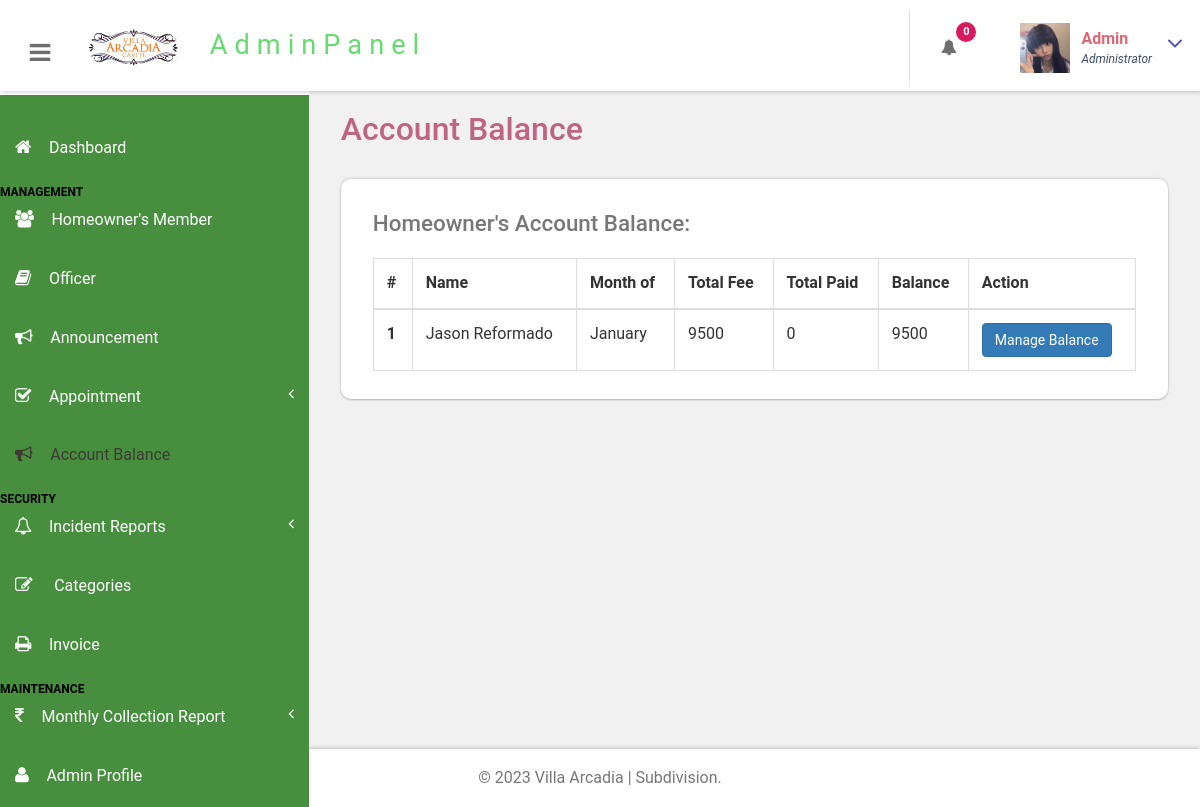
Page /portal/admin/monthly_record.php (signed in) on the earlier database version.
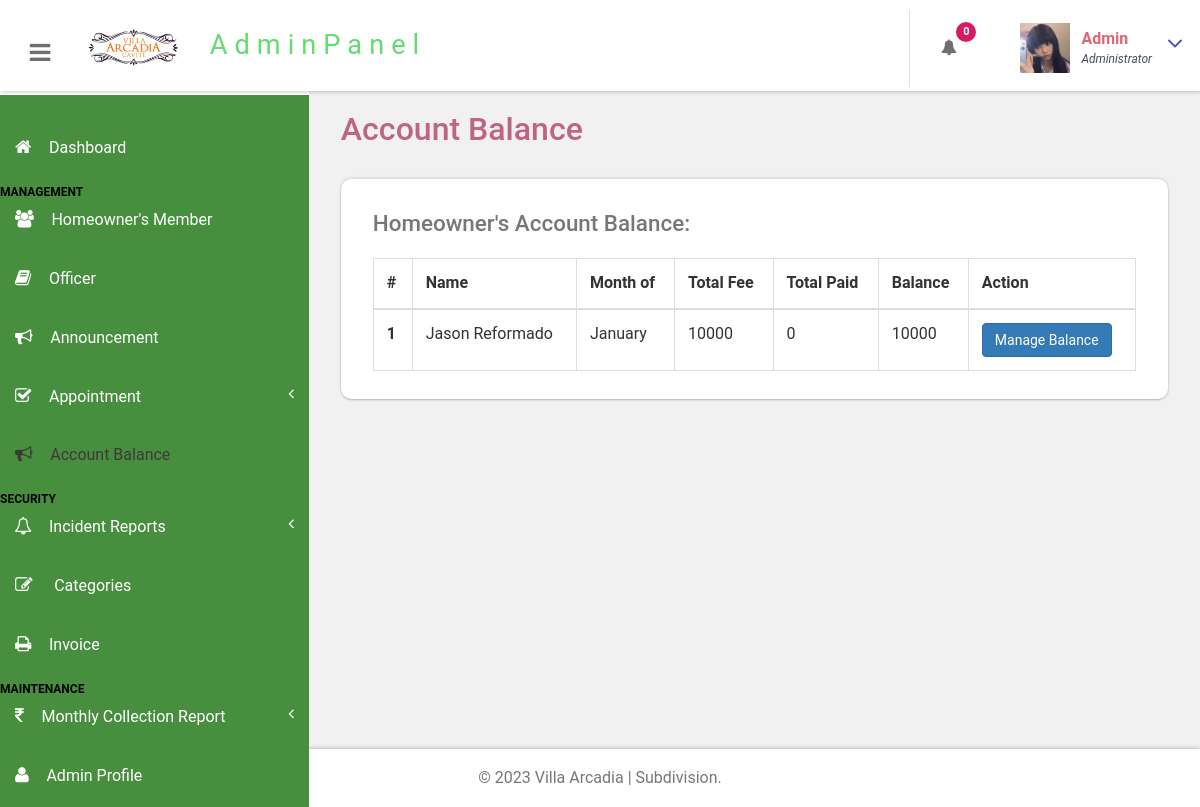
Same page on the later database version.
### tables this page shows
CREATE TABLE `tbluser` (
  `ID` int(10) NOT NULL,
  `FirstName` varchar(120) DEFAULT NULL,
  `LastName` varchar(250) DEFAULT NULL,
  `MobileNumber` bigint(10) DEFAULT NULL,
  `Email` varchar(120) DEFAULT NULL,
  `Password` varchar(120) DEFAULT NULL,
  `RegDate` timestamp NULL DEFAULT current_timestamp(),
  `address` varchar(225) NOT NULL,
  `status` varchar(225) DEFAULT NULL,
  `ProfilePicture` varchar(225) NOT NULL,
  `numplp` int(2) DEFAULT NULL,
  `movein` date DEFAULT NULL,
  `monthly` varchar(225) DEFAULT NULL,
  `total_fee` int(55) DEFAULT NULL,
  `total_paid` int(55) DEFAULT NULL,
  `balance` int(55) DEFAULT NULL,
  `paid` int(55) DEFAULT NULL
);

### portal/admin/monthly_record.php (the view, shortened to what this page needs)
<?php
include('includes/dbconnection.php');
if (strlen($_SESSION['bpmsaid']==0)) {
  header('location:logout.php');
  } else{
  ?>
<!DOCTYPE HTML>
<html>
<head>
<link href="css/bootstrap.css" rel='stylesheet' type='text/css' />
<link href="css/style.css" rel='stylesheet' type='text/css' />
<link href="css/font-awesome.css" rel="stylesheet">
<link href="css/animate.css" rel="stylesheet" type="text/css" media="all">
<link href="css/custom.css" rel="stylesheet">
</head>
<body class="cbp-spmenu-push">
    <div class="main-content">
        <?php include_once('includes/sidebar.php'); ?>
        <?php include_once('includes/header.php'); ?>
        <div id="page-wrapper">
            <div class="main-page">
                <div class="tables">
                    <h3 class="title1">Account Balance</h3>
                    <div class="table-responsive bs-example widget-shadow">
                        <h4>Homeowner's Account Balance:</h4>
                        <table class="table table-bordered">
                            <thead>
                                <tr>
                                    <th>#</th>
                                    <th>Name</th>
                                    <th>Month of</th>
                                    <th>Total Fee</th>
                                    <th>Total Paid</th>
                                    <th>Balance</th>
                                    <th>Action</th>
                                </tr>
                            </thead>
                            <tbody>
                                <?php
                                $query = "SELECT * FROM tbluser";
                                $ret = mysqli_query($con, $query);
                                $cnt = 1;
                                while ($row = mysqli_fetch_array($ret)) {
                                ?>
                                    <tr>
                                        <th scope="row"><?php echo $cnt; ?></th>
                                        <td><?php echo $row['FirstName']; ?> <?php echo $row['LastName']; ?></td>
                                        <td><?php echo $row['monthly']; ?></td>
                                        <td><?php echo $row['total_fee']; ?></td>
                                        <td><?php echo $row['total_paid']; ?></td>
                                        <td><?php echo $row['balance']; ?></td>
                                        <td>
                                        <a href="view-monthly.php?uid=<?php echo $row['ID']; ?>" class="btn btn-primary">Manage Balance</a>
                                        </td>
                                    </tr>
                                <?php
                                    $cnt = $cnt + 1;
                                }
                                ?>
                            </tbody>
                        </table>
                    </div>
                </div>
            </div>
        </div>
        <?php include_once('includes/footer.php'); ?>
    </div>
</body>
</html>
<?php } ?>

Differences in the rows shown:
changed tbluser "Jason": total_fee "9500" → "10000"; balance "9500" → "10000"
